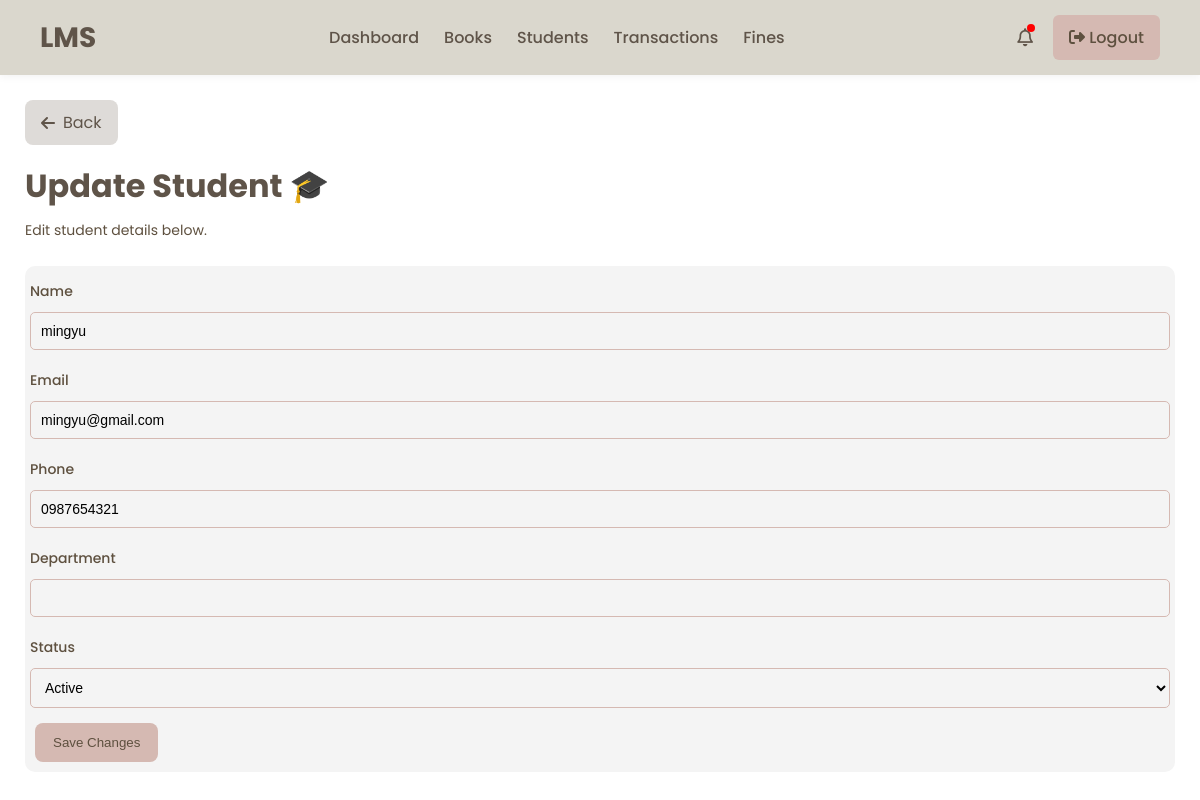
The app's page /update-student/1/ with its own data.
### library/models.py (models this page shows, shortened)
class Student(models.Model):
    user = models.OneToOneField(User, on_delete=models.CASCADE, null=True, blank=True)
    name = models.CharField(max_length=100)
    email = models.EmailField(unique=True)
    phone = models.CharField(max_length=20, default='')
    department = models.CharField(max_length=100)
    active = models.BooleanField(default=True)
    student_id = models.CharField(max_length=20, unique=True, blank=True)
    date_of_birth = models.DateField(null=True, blank=True)
    profile_picture = models.ImageField(upload_to='profile_pictures/', null=True, blank=True)

### library/views.py (the view, shortened to what this page needs)
# urls.py: path('update-student/<int:id>/',views.update_student,name='update_student'),
def update_student(request, id):
    student = Student.objects.get(id=id)
    context = {
        'student': student
    }
    return render(
        request,
        'update_student.html',
        context
    )

### templates/update_student.html (shortened to what this page needs)
{% extends 'admin_base.html' %} {% load static %}
{% block extra_css %}
<link rel="stylesheet" href="{% static 'css/students.css' %}" />
{% endblock %}
{% block content %}
<div class="students-page">
  <div class="top-header">
    <div class="header-left">
      <a href="{% url 'students' %}" class="back-btn">
        <i class="fa-solid fa-arrow-left"></i>
        Back
      </a>
      <h1 class="page-title">Update Student 🎓</h1>
      <p class="page-subtitle">Edit student details below.</p>
    </div>
  </div>
  <div class="table-wrapper">
    <form method="POST">
      <div class="form-group">
        <label>Name</label>
        <input type="text" name="name" value="{{ student.name }}" required />
      </div>
      <div class="form-group">
        <label>Email</label>
        <input type="email" name="email" value="{{ student.email }}" required />
      </div>
      <div class="form-group">
        <label>Phone</label>
        <input type="text" name="phone" value="{{ student.phone }}" />
      </div>
      <div class="form-group">
        <label>Department</label>
        <input type="text" name="department" value="{{ student.department }}" />
      </div>
      <div class="form-group">
        <label>Status</label>
        <select name="active">
          <option value="True" {% if student.active %}selected{% endif %}>
            Active
          </option>
        </select>
      </div>
      <button type="submit" class="add-btn">Save Changes</button>
    </form>
  </div>
</div>
{% endblock %}

### assets/css/admin_base.css (style rules this page uses)
:root { --primary-color: #D9D9D9; --secondary-color: #DAD7CD; --background-color: #FFFFFF; --background-color-table: #F4F4F4; --text-color: #5F5449; --btn-color-1: #D5B9B2; --btn-color-2: #DEDBD8; --btn-color-3: #AAA0A0; --btn-text-color: #5E503F; --background-color-box: #EDDCD2; --box: #BFB5AF; }
* { margin:0; padding:0; box-sizing:border-box; }
body { font-family:'Poppins', sans-serif; background:var(--background-color); color:var(--text-color); min-height:100vh; }

### assets/css/students.css (style rules this page uses)
.students-page { padding:25px; }
.top-header { display:flex; justify-content:space-between; align-items:center; margin-bottom:25px; flex-wrap:wrap; gap:15px; }
.header-left { display:flex; flex-direction:column; gap:5px; }
.back-btn { display:inline-flex; align-items:center; gap:8px; text-decoration:none; background:var(--btn-color-2); color:var(--text-color); padding:10px 16px; border-radius:8px; transition:.3s; margin-bottom:12px; width:fit-content; }
.page-title { font-size:32px; margin-bottom:5px; color:var(--text-color); }
.page-subtitle { color:var(--btn-text-color); font-size:14px; }
.add-btn { text-decoration:none; background:var(--btn-color-1); color:var(--btn-text-color); padding:12px 18px; border-radius:8px; font-weight:500; display:flex; align-items:center; gap:8px; transition:.3s; }
.table-wrapper { background:var(--background-color-table); border-radius:10px; overflow:hidden; }
.form-group { display: flex; flex-direction: column; margin-top: 10px; margin-bottom: 10px; }
.form-group label { font-size: 14px; margin: 5px; color: var(--btn-text-color); font-weight: 500; }
.form-group input, .form-group select { padding: 10px; margin: 5px; border: 1px solid var(--btn-color-1); border-radius: 5px; background-color: var(--btn-bg-color); font-size: 14px; outline: none; }
.students-page .add-btn { border: none; margin: 10px; }

### records on screen
Student: name "mingyu", email "mingyu@gmail.com", phone "0987654321", active "Active"
